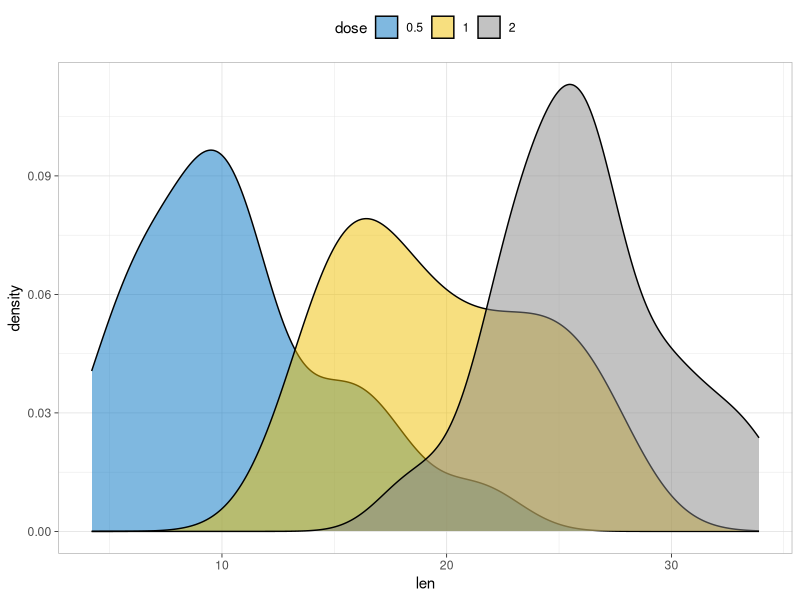
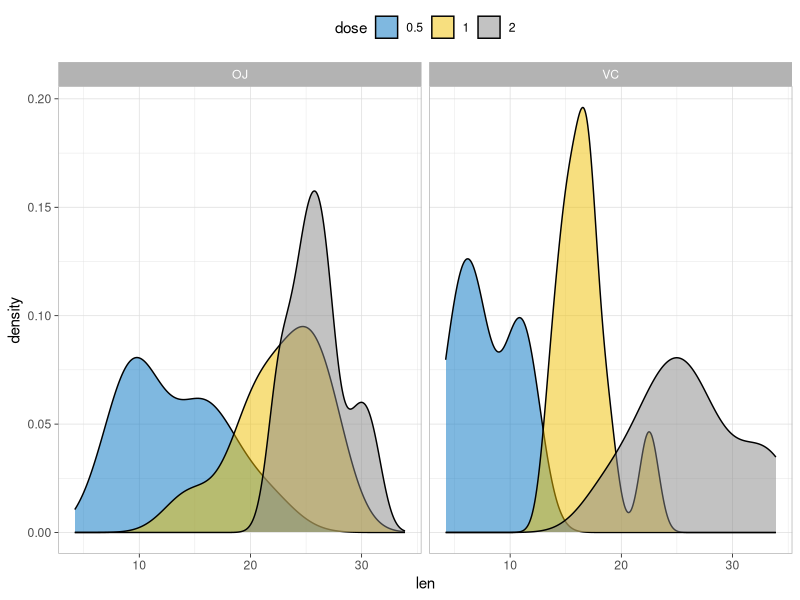
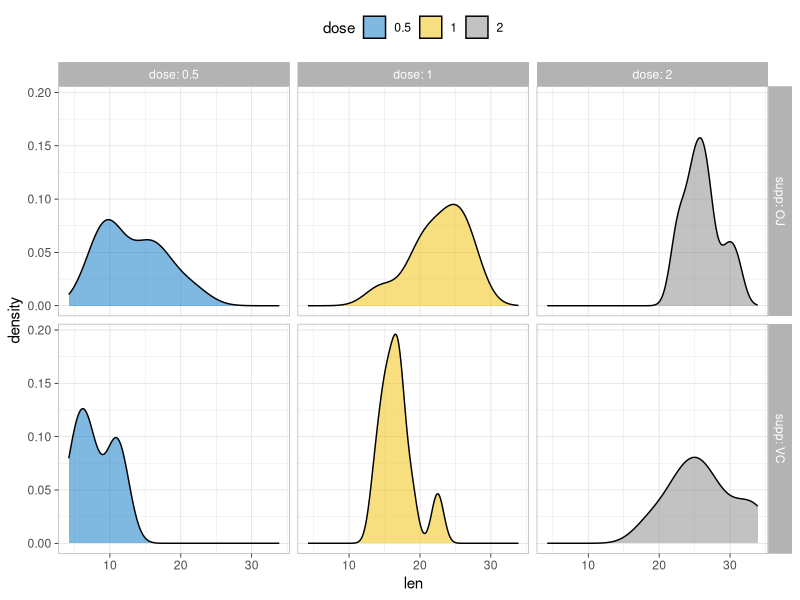
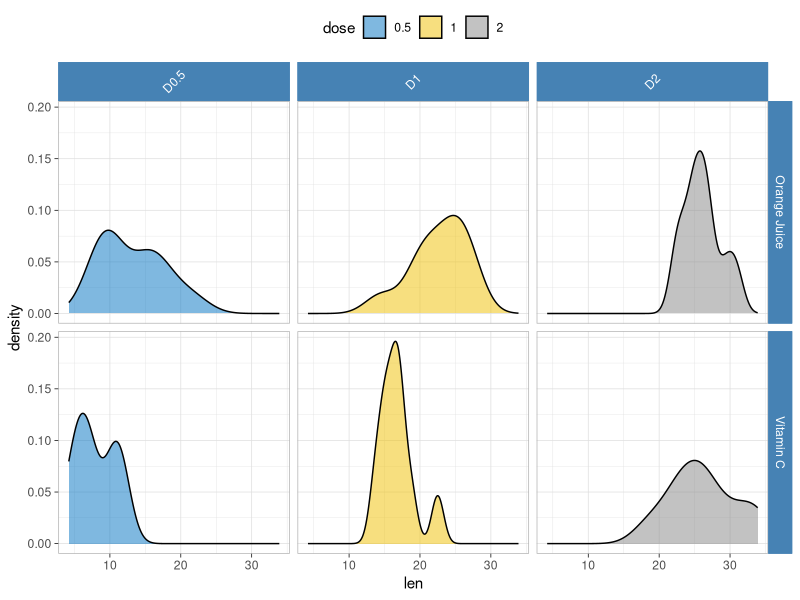
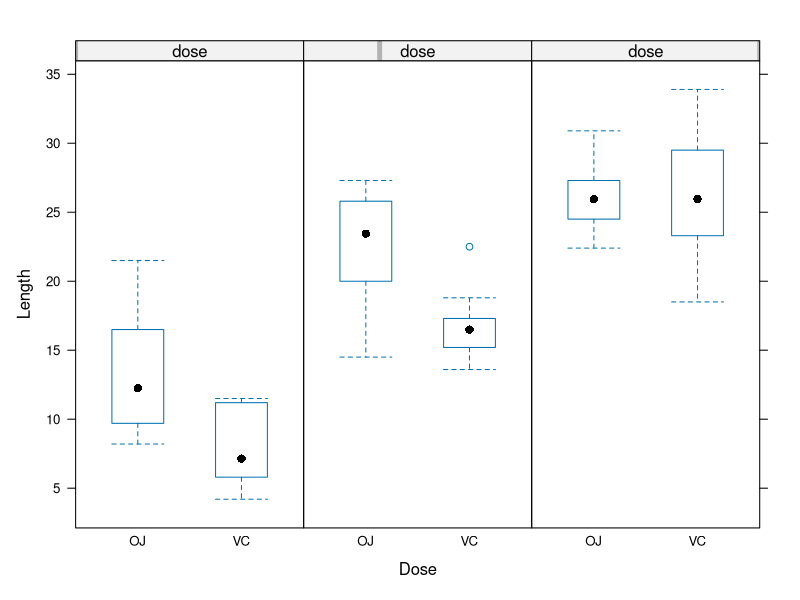
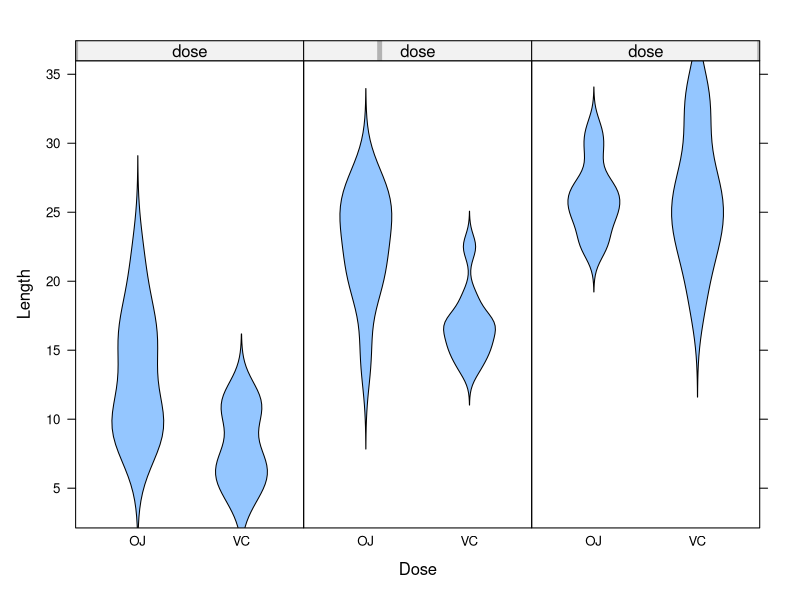
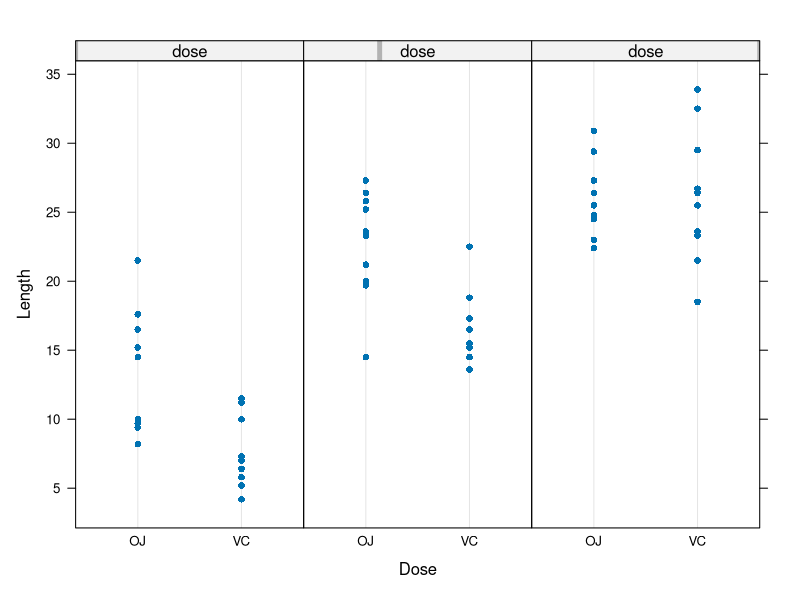
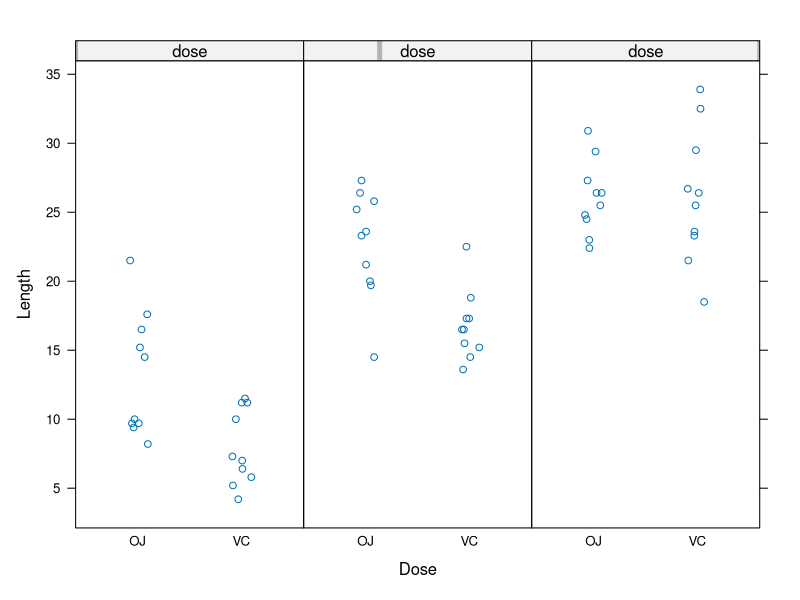

Generate these figures, in order, with R:
#Examle from
# STHDA
#Statistical tools for high-throughput data analysi

# ggplot
library(ggplot2)
library(ggpubr)
df <- ToothGrowth
df$dose <- as.factor(df$dose)
head(df)
p <- ggdensity(df, x = "len", fill = "dose",
palette = "jco",
ggtheme = theme_light(), legend = "top")
p
#Divide by the levels of the supp variable in
#the horizontal direction
facet(p, facet.by = "supp")

# Divide with "supp" vertical, "dose" horizontal
facet(p, facet.by = c("supp", "dose"),
short.panel.labs = FALSE)

# Divide with "supp" vertical, "dose" horizontal
facet(p, facet.by = c("supp", "dose"),
panel.labs = list(
supp = c("Orange Juice", "Vitamin C"),
dose = c("D0.5", "D1", "D2")
),
panel.labs.background = list(color = "steelblue", fill = "steelblue", size = 0.5),
panel.labs.font = list(color = "white"),
panel.labs.font.x = list(angle = 45, color = "white")
)
# Lattice
# Install
#install.packages("lattice")
# Load
library("lattice")
# Box plot
bwplot(len ~ supp | dose,  data = ToothGrowth,
layout = c(3, 1),
xlab = "Dose", ylab = "Length")
# Violin plot
bwplot(len ~ supp | dose,  data = ToothGrowth,
layout = c(3, 1), panel = panel.violin,
xlab = "Dose", ylab = "Length")
# Dot plot
dotplot(len ~ supp | dose,  data = ToothGrowth,
layout = c(3, 1),
xlab = "Dose", ylab = "Length")
# Strip plot
stripplot(len ~ supp | dose,  data = ToothGrowth,
layout = c(3, 1), jitter.data = TRUE,
xlab = "Dose", ylab = "Length")
